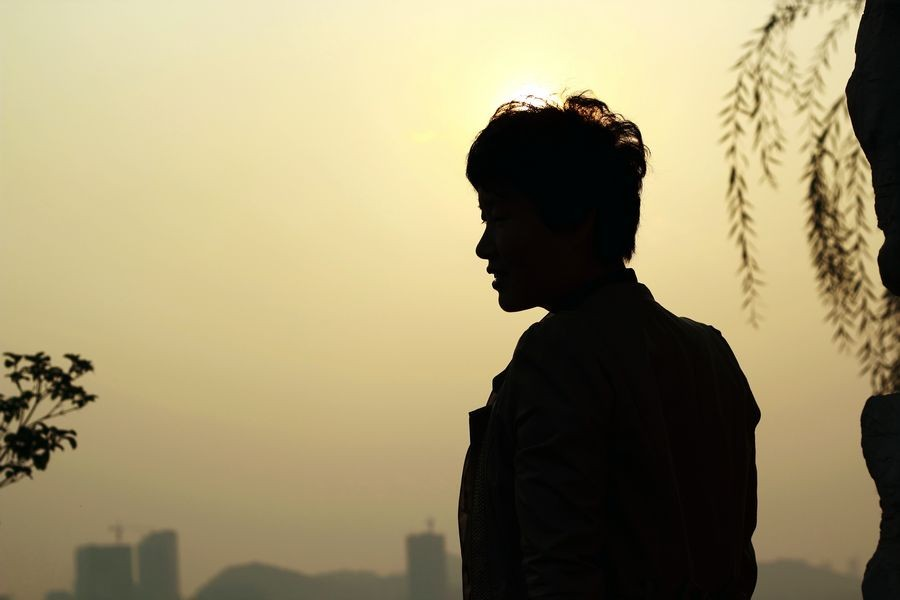
//> input picture BackLightProcessing/original.bmp, 900 x 600 px, given in place of ik_beijing_p.bmp, which was not available
$ ./伪彩色增强   (built with g++ and OpenCV 4)
//> lines starting //> are read from the running program, lines starting //| are printed output that depends on the picture; pictures that were not available may be replaced by others from this repository, and a replacement may not be noted
// 2016302590184weiyu伪彩色增强.cpp : 定义控制台应用程序的入口点。
//

#include "stdafx.h"
#include "cv.h"
#include "highgui.h"

using namespace cv;
using namespace std;

// 结构体：颜色查询表
struct tRGB
{
	int R, G, B;
};
struct tRGB ctable[256] = {(0,0,0)};

int _tmain(int argc, _TCHAR* argv[])
{
	// 生成颜色查询表：
	for(int i = 0; i <= 15; i++){ ctable[i].R = 8; ctable[i].G = 8; ctable[i].B = 255;}
	for(int i = 16; i <= 31; i++){ ctable[i].R = 16; ctable[i].G = 48; ctable[i].B = 254;}
	for(int i = 32; i <= 47; i++){ ctable[i].R = 32; ctable[i].G = 112; ctable[i].B = 252;}
	for(int i = 48; i <= 63; i++){ ctable[i].R = 64; ctable[i].G = 160; ctable[i].B = 248;}
	for(int i = 64; i <= 79; i++){ ctable[i].R = 255; ctable[i].G = 8; ctable[i].B = 1;}
	for(int i = 80; i <= 95; i++){ ctable[i].R = 128; ctable[i].G = 192; ctable[i].B = 240;}
	for(int i = 96; i <= 111; i++){ ctable[i].R = 160; ctable[i].G = 224; ctable[i].B = 224;}
	for(int i = 112; i <= 127; i++){ ctable[i].R = 192; ctable[i].G = 248; ctable[i].B = 192;}
	for(int i = 128; i <= 143; i++){ ctable[i].R = 224; ctable[i].G = 255; ctable[i].B = 160;}
	for(int i = 144; i <= 159; i++){ ctable[i].R = 240; ctable[i].G = 255; ctable[i].B = 128;}
	for(int i = 160; i <= 175; i++){ ctable[i].R = 245; ctable[i].G = 248; ctable[i].B = 64;}
	for(int i = 176; i <= 191; i++){ ctable[i].R = 253; ctable[i].G = 224; ctable[i].B = 32;}
	for(int i = 192; i <= 207; i++){ ctable[i].R = 254; ctable[i].G = 192; ctable[i].B = 16;}
	for(int i = 208; i <= 223; i++){ ctable[i].R = 255; ctable[i].G = 160; ctable[i].B = 8;}
	for(int i = 224; i <= 239; i++){ ctable[i].R = 255; ctable[i].G = 112; ctable[i].B = 4;}
	for(int i = 240; i <= 255; i++){ ctable[i].R = 255; ctable[i].G = 48; ctable[i].B = 2;}
	// [14 lines of commented-out code are left out]
	Mat bmp;
	bmp = imread("ik_beijing_p.bmp", 0);
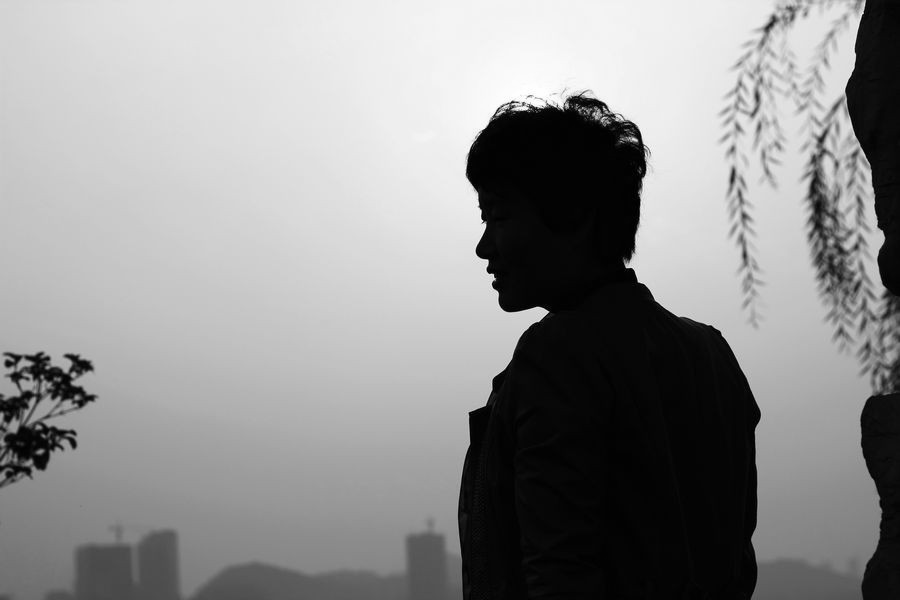
//> bmp: 600 rows x 900 cols, CV_8UC1; min 0, max 255, mean 144.6
	unsigned char *pBmp = bmp.data;
	namedWindow("灰度图像");
	imshow("灰度图像",bmp);       // show the image
	waitKey(0);

	int width = bmp.cols;
//> width = 900
	int height = bmp.rows;
//> height = 600

	Mat color1(height, width, CV_8UC3);//构造RGB图像

	for (int i = 0; i < height; i++)
	{
		for ( int j = 0; j < width; j++)
		{
			Vec3b pixel;
			pixel[0] = ctable[pBmp[i*width + j]].B;     // blue
			pixel[1] = ctable[pBmp[i*width + j]].G;     // green
			pixel[2] = ctable[pBmp[i*width + j]].R;     // red
			color1.at<Vec3b>(i,j) = pixel;
		}
	}
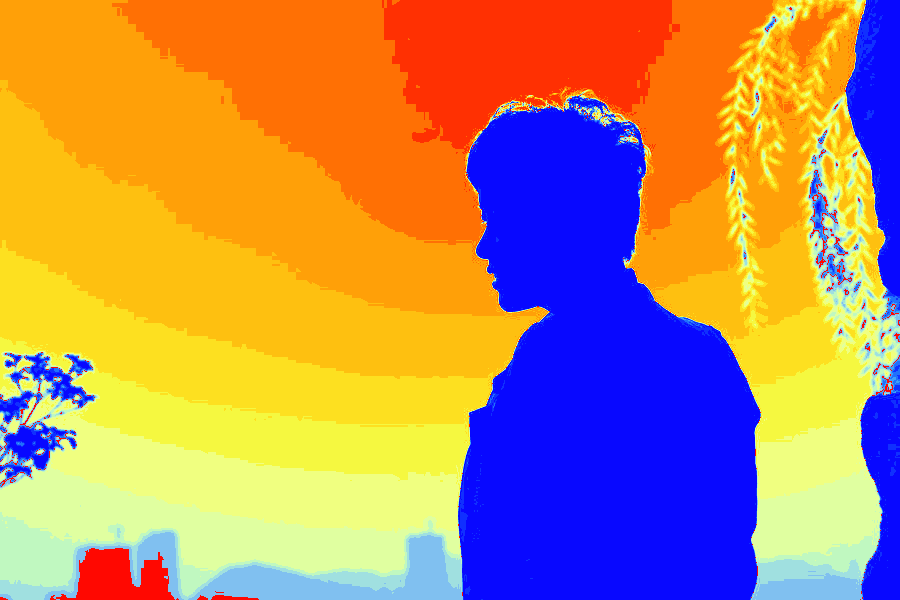
//> color1: 600 rows x 900 cols, CV_8UC3; mean B, G, R 101.6, 139.4, 186
	namedWindow("灰度分割法");
	imshow("灰度分割法",color1);
	imwrite("灰度分割法.bmp",color1);
	waitKey(0);


	// 空间域变换彩色合成：
	Mat color2(height, width, CV_8UC3);//构造RGB图像

	for (int i = 0; i < height; i++)
	{
		for ( int j = 0; j < width; j++)
		{
			Vec3b pixel;
			if(pBmp[i*width + j] <= 128)
			{
				pixel[0] = 255 - pBmp[i*width + j]; // blue
				pixel[1] = 2*pBmp[i*width + j];     // green
				pixel[2] = i;                       // red
			}
			else
			{
				pixel[0] = 255 - pBmp[i*width + j];      // blue
				pixel[1] = 2*(255 - pBmp[i*width + j]);  // green
				pixel[2] = i;                            // red
			}
			color2.at<Vec3b>(i,j) = pixel;
		}
	}
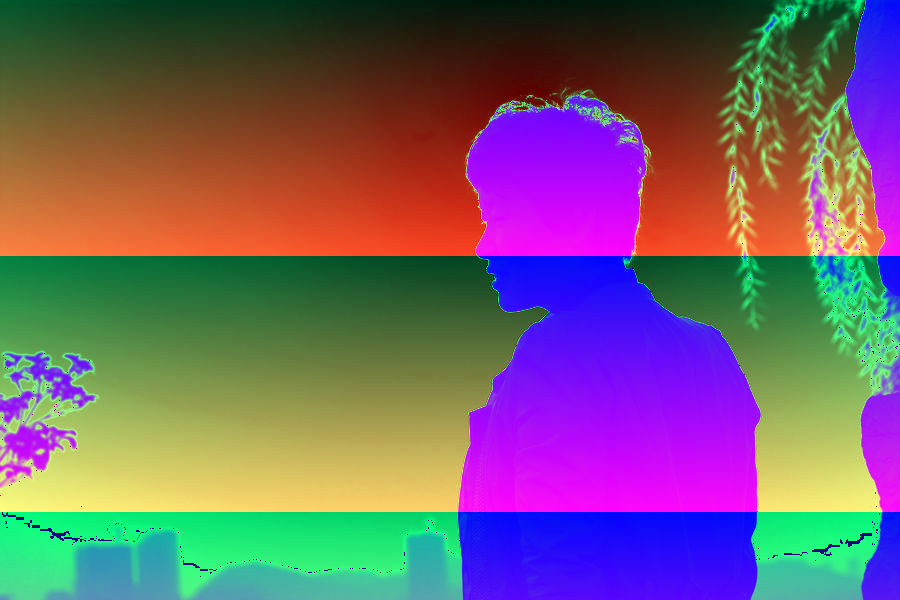
//> color2: 600 rows x 900 cols, CV_8UC3; mean B, G, R 110.4, 95.5, 115.2
	namedWindow("空间域变换彩色合成法");
	imshow("空间域变换彩色合成法",color2);
	imwrite("空间域变换彩色合成法.bmp",color2);
	waitKey(0);

	// 频率域变换彩色合成：

	// 低通滤波器
	// 带通滤波器
	// 高通滤波器
	return 0;
}
